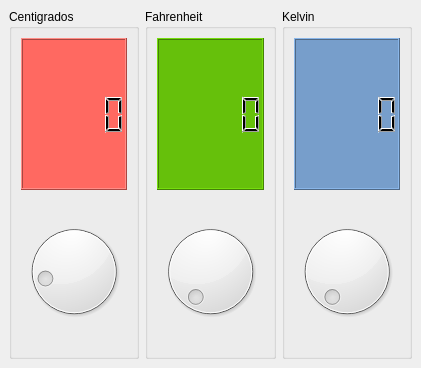
<?xml version="1.0" encoding="UTF-8"?>
<ui version="4.0">
 <class>MainWindow</class>
 <widget class="QMainWindow" name="MainWindow">
  <property name="geometry">
   <rect>
    <x>0</x>
    <y>0</y>
    <width>421</width>
    <height>368</height>
   </rect>
  </property>
  <property name="windowTitle">
   <string>MainWindow</string>
  </property>
  <property name="windowIcon">
   <iconset resource="recursos.qrc">
    <normaloff>:/imagenes/recursos/icono.png</normaloff>:/imagenes/recursos/icono.png</iconset>
  </property>
  <widget class="QWidget" name="centralwidget">
   <layout class="QHBoxLayout" name="horizontalLayout">
    <item>
     <widget class="QGroupBox" name="groupBox">
      <property name="title">
       <string>Centigrados</string>
      </property>
      <layout class="QVBoxLayout" name="verticalLayout">
       <item>
        <widget class="QLCDNumber" name="outCent">
         <property name="styleSheet">
          <string notr="true">background-color: rgb(255, 105, 97);</string>
         </property>
        </widget>
       </item>
       <item>
        <widget class="QDial" name="cmdCent">
         <property name="minimum">
          <number>-18</number>
         </property>
        </widget>
       </item>
      </layout>
     </widget>
    </item>
    <item>
     <widget class="QGroupBox" name="groupBox_2">
      <property name="title">
       <string>Fahrenheit</string>
      </property>
      <layout class="QVBoxLayout" name="verticalLayout_2">
       <item>
        <widget class="QLCDNumber" name="outFahr">
         <property name="styleSheet">
          <string notr="true">background-color: rgb(102, 192, 11);</string>
         </property>
        </widget>
       </item>
       <item>
        <widget class="QDial" name="cmdFahr">
         <property name="maximum">
          <number>210</number>
         </property>
        </widget>
       </item>
      </layout>
     </widget>
    </item>
    <item>
     <widget class="QGroupBox" name="groupBox_3">
      <property name="title">
       <string>Kelvin</string>
      </property>
      <layout class="QVBoxLayout" name="verticalLayout_3">
       <item>
        <widget class="QLCDNumber" name="outKel">
         <property name="styleSheet">
          <string notr="true">
background-color: rgb(119, 158, 203);</string>
         </property>
        </widget>
       </item>
       <item>
        <widget class="QDial" name="cmdKel">
         <property name="minimum">
          <number>255</number>
         </property>
         <property name="maximum">
          <number>373</number>
         </property>
        </widget>
       </item>
      </layout>
     </widget>
    </item>
   </layout>
  </widget>
  <widget class="QMenuBar" name="menubar">
   <property name="geometry">
    <rect>
     <x>0</x>
     <y>0</y>
     <width>421</width>
     <height>20</height>
    </rect>
   </property>
  </widget>
 </widget>
 <resources>
  <include location="recursos.qrc"/>
 </resources>
 <connections>
  <connection>
   <sender>cmdCent</sender>
   <signal>valueChanged(int)</signal>
   <receiver>outCent</receiver>
   <slot>display(int)</slot>
   <hints>
    <hint type="sourcelabel">
     <x>73</x>
     <y>276</y>
    </hint>
    <hint type="destinationlabel">
     <x>73</x>
     <y>128</y>
    </hint>
   </hints>
  </connection>
  <connection>
   <sender>cmdFahr</sender>
   <signal>valueChanged(int)</signal>
   <receiver>outFahr</receiver>
   <slot>display(int)</slot>
   <hints>
    <hint type="sourcelabel">
     <x>210</x>
     <y>276</y>
    </hint>
    <hint type="destinationlabel">
     <x>210</x>
     <y>128</y>
    </hint>
   </hints>
  </connection>
  <connection>
   <sender>cmdKel</sender>
   <signal>valueChanged(int)</signal>
   <receiver>outKel</receiver>
   <slot>display(int)</slot>
   <hints>
    <hint type="sourcelabel">
     <x>346</x>
     <y>276</y>
    </hint>
    <hint type="destinationlabel">
     <x>346</x>
     <y>128</y>
    </hint>
   </hints>
  </connection>
 </connections>
</ui>
